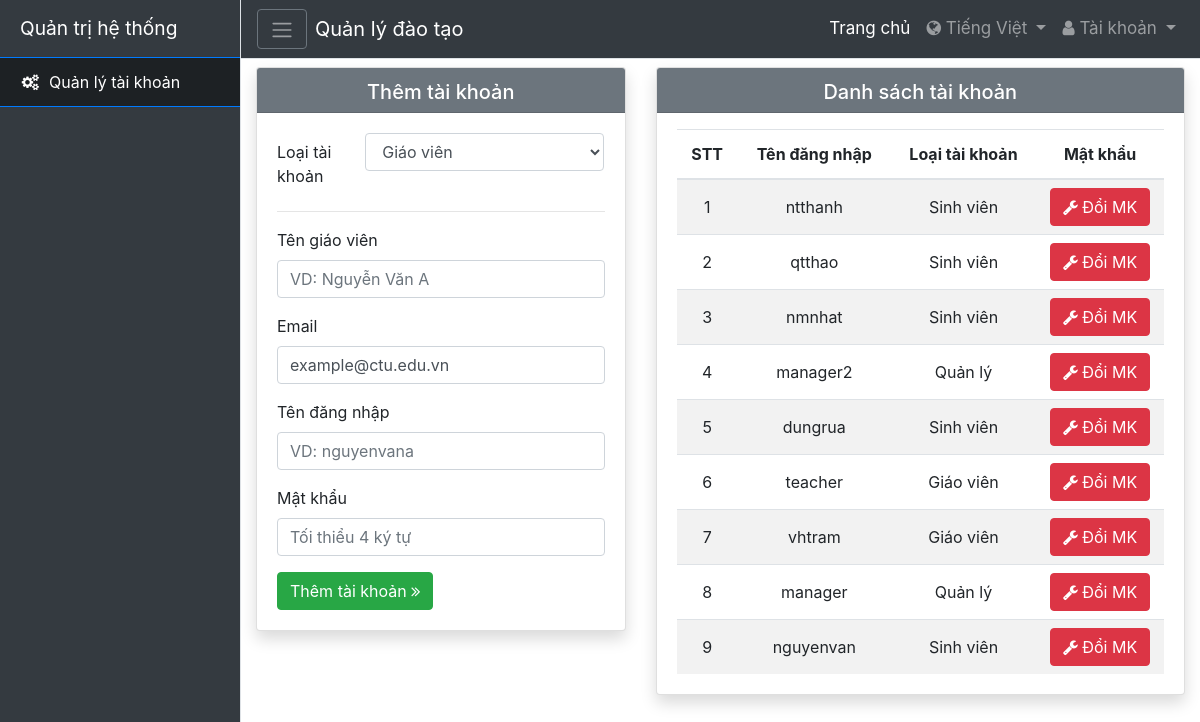
/views/admin (signed in), run on an earlier commit of the app's database.
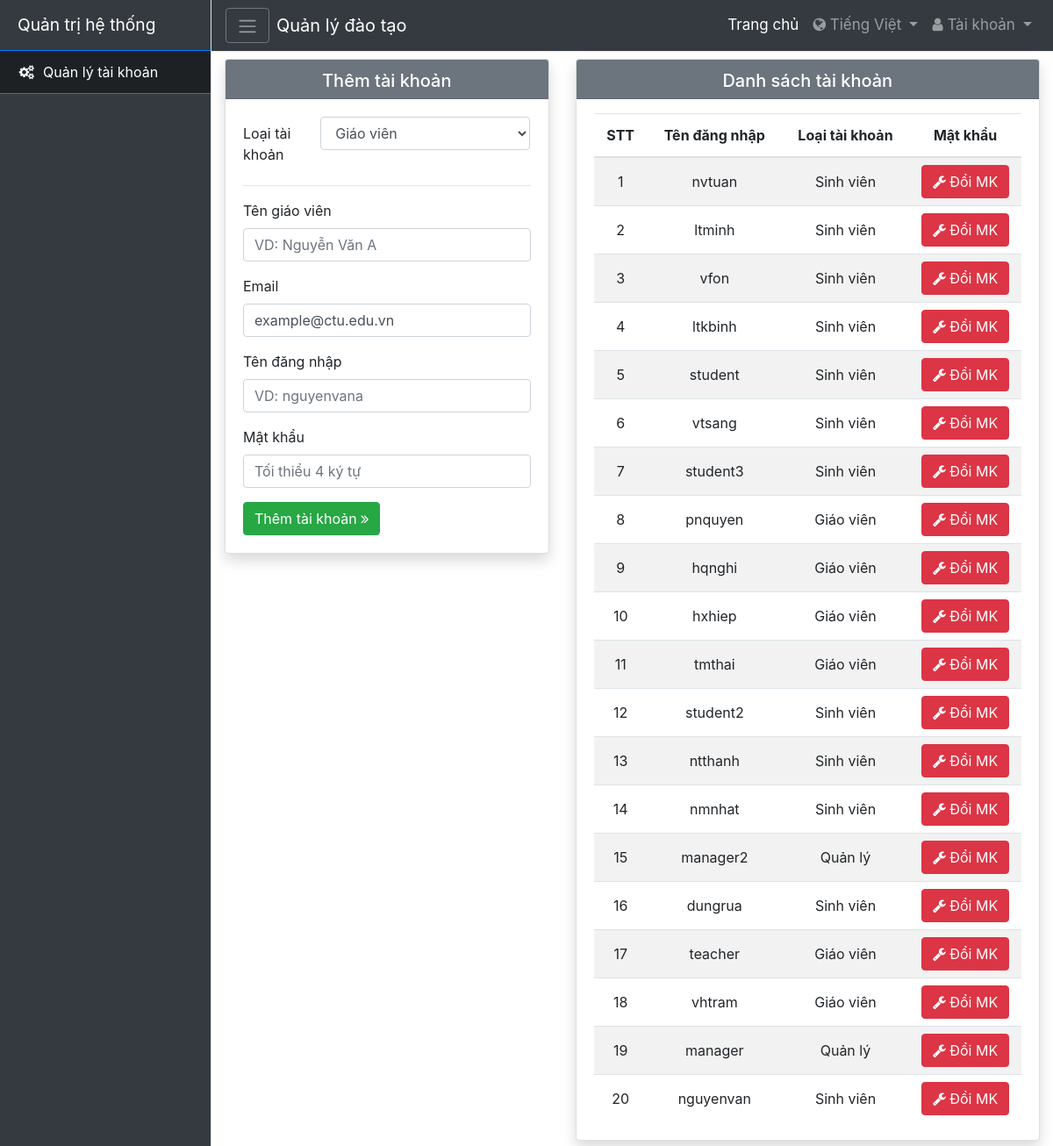
And on a later commit of the database.
### tables this page shows
CREATE TABLE `accounts` (
  `id` int(11) NOT NULL,
  `username` varchar(50) NOT NULL,
  `password` varchar(200) DEFAULT NULL,
  `role` varchar(50) DEFAULT 'student'
);

### php/account/admin_get_all.php (the view, shortened to what this page needs)
<?php
	function getAccType($acc_type) {
		switch ($acc_type) {
			case 'manager':
				return 'Quản lý';
			case 'teacher':
				return 'Giáo viên';
			case 'student':
				return 'Sinh viên';
		}
	}
	if (isset($_SESSION['logged_role']) && $_SESSION['logged_role'] == 'admin') {
		require_once '../../php/connection.php';
		$sql = "SELECT * FROM accounts WHERE role != 'admin' ORDER BY id DESC";
		$result = $conn->query($sql);
		$i = 1;
		while ($row = $result->fetch_assoc()) {
			echo
			'<tr>
				<td>'.$i++.'</td>
				<td>'.$row['username'].'</td>
				<td>'.getAccType($row['role']).'</td>
				<td class="p-2">
					<button data-toggle="modal" data-target="#modal-change-password"
						onclick="passIdToModal('.$row['id'].')" type="button" class="btn btn-danger"
					>
						<i class="fa fa-wrench" aria-hidden="true"></i> Đổi MK
					</button>
				</td>
			</tr>';
		}
	}
?>

### views/template/header.php (shortened to what this page needs)
<!DOCTYPE html>
<html lang="en">
<head>
	<link rel="stylesheet" href="https://maxcdn.bootstrapcdn.com/bootstrap/4.3.1/css/bootstrap.min.css">
	<link rel="stylesheet" href="https://cdn.datatables.net/1.10.19/css/dataTables.bootstrap4.min.css">
	<link rel="stylesheet" type="text/css" href="https://cdnjs.cloudflare.com/ajax/libs/toastr.js/latest/css/toastr.min.css">
	<link rel="stylesheet" href="https://stackpath.bootstrapcdn.com/font-awesome/4.7.0/css/font-awesome.min.css">
	<link rel="stylesheet" href="/assets/css/sidebar.css">
	<link rel="stylesheet" href="/assets/css/main.css">
</head>
<body>
	<div class="d-flex" id="wrapper">
		<?php
			switch (basename(getcwd())) {
				case 'admin':
					include 'sidebar/admin.php';
					break;
			}
		?>
		<div id="page-content-wrapper">
			<nav class="navbar navbar-expand-lg navbar-dark bg-dark border-bottom"  style="font-size: 17px">
				<button class="btn btn-dark btn-outline-secondary" id="menu-toggle"><span class="navbar-toggler-icon"></span></button>
				<a class="navbar-brand ml-2" href="/">Quản lý đào tạo</a>
				<ul class="navbar-nav ml-auto mt-2 mt-lg-0">
					<li class="nav-item active">
						<a class="nav-link" href="/">Trang chủ</a>
					</li>
					<li class="nav-item dropdown">
						<a class="nav-link dropdown-toggle" href="#" role="button" data-toggle="dropdown">
							<i class="fa fa-globe"></i> Tiếng Việt
						</a>
					</li>
					<li class="nav-item dropdown">
						<a class="nav-link dropdown-toggle" href="#" id="navbarDropdown" role="button" data-toggle="dropdown" aria-haspopup="true" aria-expanded="false">
							<i class="fa fa-user"></i> Tài khoản
						</a>
					</li>
				</ul>
			</nav>

### views/template/sidebar/admin.php (shortened to what this page needs)
<div class="bg-dark border-right" id="sidebar-wrapper">
	<div class="sidebar-heading">Quản trị hệ thống</div>
	<div class="list-group list-group-flush">
		<a href="/views/admin" class="list-group-item list-group-item-action bg-dark active">
			<i class="fa fa-cogs fa-fw mr-1"></i> Quản lý tài khoản
		</a>
		<a href="#" class="list-group-item list-group-item-action bg-dark empty-list-group-item"></a>
	</div>
</div>

### views/admin/index.php (shortened to what this page needs)
<?php include '../template/header.php'; ?>
<div class="container-fluid pt-2">
	<div class="row">
		<div class="col-5">
			<div class="card shadow">
				<div class="card-header bg-secondary text-white pb-0 text-center">
					<h5>Thêm tài khoản</h5>
				</div>
				<div class="card-body">
					<form action="/php/teacher/create.php" method="POST">
						<div class="form-group row">
							<label class="col-4 col-form-label">Loại tài khoản</label>
							<div class="col-sm-8 p-0 ml-n3">
								<select class="form-control" name="acc-role" id="sel-acc-role" autofocus>
									<option value="teacher">Giáo viên</option>
								</select>
							</div>
						</div>
						<hr>
						<fieldset class="form-group" id="inp-name">
							<label>Tên giáo viên</label>
							<input class="form-control" id="inp-teacher" type="text" name="name" placeholder="VD: Nguyễn Văn A">
						</fieldset>
						<fieldset class="form-group" id="inp-email">
							<label>Email</label>
							<input class="form-control" type="text" name="email" value="example@ctu.edu.vn"
								id="inp"
							>
						</fieldset>
						<fieldset class="form-group">
							<label>Tên đăng nhập</label>
							<input class="form-control" id="inp-username" type="text" name="username" placeholder="VD: nguyenvana">
						</fieldset>
						<fieldset class="form-group">
							<label>Mật khẩu</label>
							<input class="form-control" type="password" name="pass" placeholder="Tối thiểu 4 ký tự" minlength="4">
						</fieldset>
						<button id="btn-submit-account" class="btn btn-success" type="submit">
							Thêm tài khoản <i class="fa fa-angle-double-right"></i>
						</button>
					</form>
				</div>
			</div>
		</div>
		<div class="col-7">
			<div class="card shadow mb-5">
				<div class="card-header bg-secondary text-white pb-0 text-center">
					<h5>Danh sách tài khoản</h5>
				</div>
				<div class="card-body pt-3">
					<table class="table table-inverse table-striped table-hover text-center" id="tbl-account">
						<thead>
							<tr>
								<th>STT</th>
								<th>Tên đăng nhập</th>
								<th>Loại tài khoản</th>
								<th>Mật khẩu</th>
							</tr>
						</thead>
						<tbody>
							<?php include '../../php/account/admin_get_all.php'; ?>
						</tbody>
					</table>
				</div>
			</div>
		</div>
	</div>
</div>
<?php include '../template/footer.php'; ?>

### views/template/footer.php (shortened to what this page needs)
		</div>
	</div>
</body>
</html>

### assets/css/sidebar.css (style rules this page uses)
body { overflow-x: hidden; }
#sidebar-wrapper { min-height: 100vh; margin-left: -15rem; -webkit-transition: margin .25s ease-out; -moz-transition: margin .25s ease-out; -o-transition: margin .25s ease-out; transition: margin .25s ease-out; }
#sidebar-wrapper .sidebar-heading { padding: 0.875rem 1.25rem; font-size: 1.2rem; color: #fff; }
#sidebar-wrapper .list-group { width: 15rem; }
#sidebar-wrapper a { color: #fff !important; }
#sidebar-wrapper .active { background-color: #1D2124 !important; }
#page-content-wrapper { min-width: 100vw; }
@media (min-width: 768px) { #sidebar-wrapper { margin-left: 0; } }
@media (min-width: 768px) { #page-content-wrapper { min-width: 0; width: 100%; } }

### assets/css/main.css (style rules this page uses)
* { margin: 0; padding: 0; box-sizing: border-box; }
body, html { height: 100%; }
.table > tbody > tr > td { vertical-align: middle; }
.table { margin-bottom: 0 !important; }

### views/template/header.php (style rules this page uses)
.table > tbody > tr > td { vertical-align: middle; }

What changed in the data, as far as the page shows it:
removed accounts: username "qtthao", role "Sinh viên"
added accounts: username "nvtuan", role "Sinh viên"
added accounts: username "ltminh", role "Sinh viên"
added accounts: username "vfon", role "Sinh viên"
added accounts: username "ltkbinh", role "Sinh viên"
added accounts: username "student", role "Sinh viên"
added accounts: username "vtsang", role "Sinh viên"
added accounts: username "student3", role "Sinh viên"
added accounts: username "pnquyen", role "Giáo viên"
added accounts: username "hqnghi", role "Giáo viên"
added accounts: username "hxhiep", role "Giáo viên"
added accounts: username "tmthai", role "Giáo viên"
added accounts: username "student2", role "Sinh viên"
